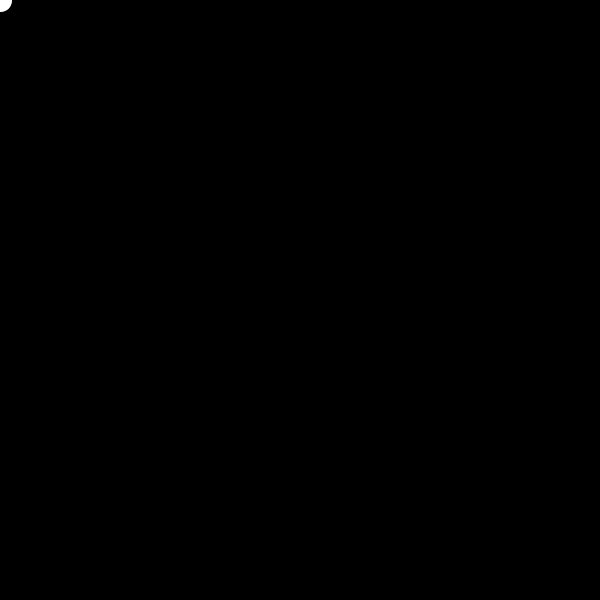
Frame 1 (no input)
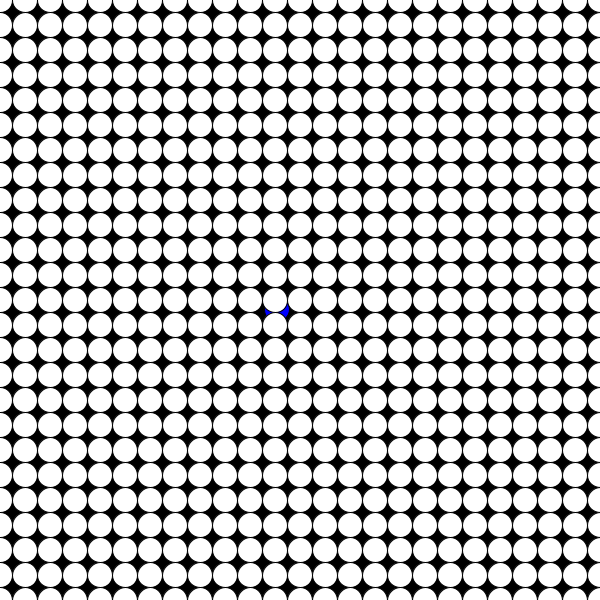
Frame 60 (the mouse pressed at the canvas centre just before this capture)
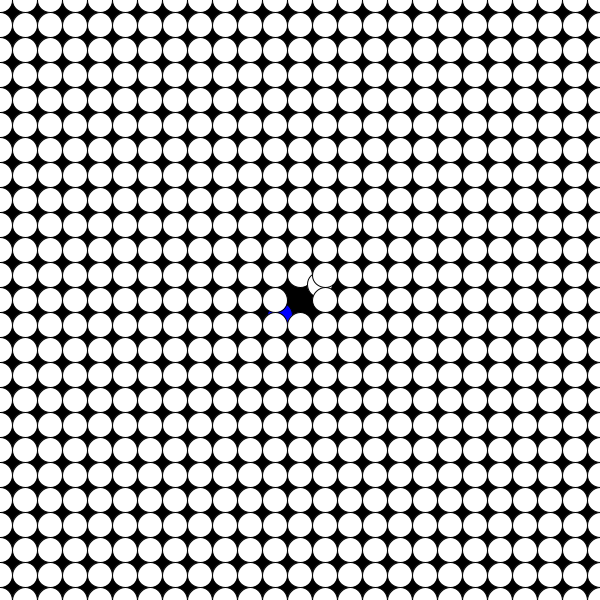
Frame 120 (the mouse held since frame 60 and released just before this capture)

The Processing sketch that drew these frames (run headless with seeded random() and noise(); from frame 60 on, the mouse is pressed at the canvas centre):

// Processing sketch: twoDimensionalClass_clickToOrbit
// ── twoDimensionalClass_clickToOrbit.pde
int num = 100; 

//here we are creating a single object from our Particle class; 
Particle myParticle; 
//here we are creating a 2D array objects from our Particle class; 
Particle [][] particles = new Particle[num][num]; 

int size = 25; 

boolean [][] clicked = new boolean[num][num]; 

void setup(){
  size(600, 600); 
  myParticle = new Particle(width/2, height/2); 
  
  //initializing particles for our 2D particle array 
  //we use for loops here so we don't have to initialize 1000 objects
  for(int i = 0; i< num; i++){
    for(int j = 0; j< num; j++){
      particles[i][j] = new Particle(i*size, j*size); 
      clicked[i][j] = false; 
    }
  }
}

void draw(){
  background(0); 
  
  //to call the methods from our class, we need to use dot notation
  //here we call the display and orbit methods 
  //we plug in a color parameter, and a -1 to make the orbit counter clockwise
  myParticle.display(color(0, 0, 255)); 
  myParticle.orbit(-1); 
  
  for(int i = 0; i<num; i++){
    for(int j = 0; j<num; j++){
      particles[i][j].display(color(255));
      
      if(clicked[i][j]){
        if((i+j) % 2 == 0){
          particles[i][j].orbit(1);
        }else{
          particles[i][j].orbit(-1); 
        }
      }else{
        particles[i][j].orbit(0);
      }
    }
  }
}

void mousePressed(){
  
  for(int i = 0; i<num; i++){
    for(int j =0; j<num; j++){
      if(mouseX>=(i*size) && mouseX<((i+1)*size) && mouseY>=(j*size) && mouseY<((j+1)*size)){
        clicked[i][j] = !clicked[i][j]; 
      }
    }
  }
}
// ── Particle.pde
//we want to setup a particle that has its own orbital movement 
//need to first define what kind of data we'll need 
class Particle{
  //PVectors allow us to store components of type x and y
  //this is helpful for storing things like position, acceleration, and velocity
  PVector position; 
  PVector translate; 
  int size; 
  Particle(int _xPos, int _yPos){
    position = new PVector(0, 0); 
    translate = new PVector (_xPos, _yPos); 
    size = 25; 
  }
  
  //we can add a parameter to control fill color
  void display(color c){
    fill(c); 
    ellipse(position.x, position.y, size, size); 
  }
  
  //orbit direction here controls if orbit clockwise or counter-clockwise 
  void orbit(int orbitDirection){
    position.x = orbitDirection*cos(frameCount*.1)*size + translate.x; 
    position.y = orbitDirection*sin(frameCount*.1)*size + translate.y; 
  }
}
